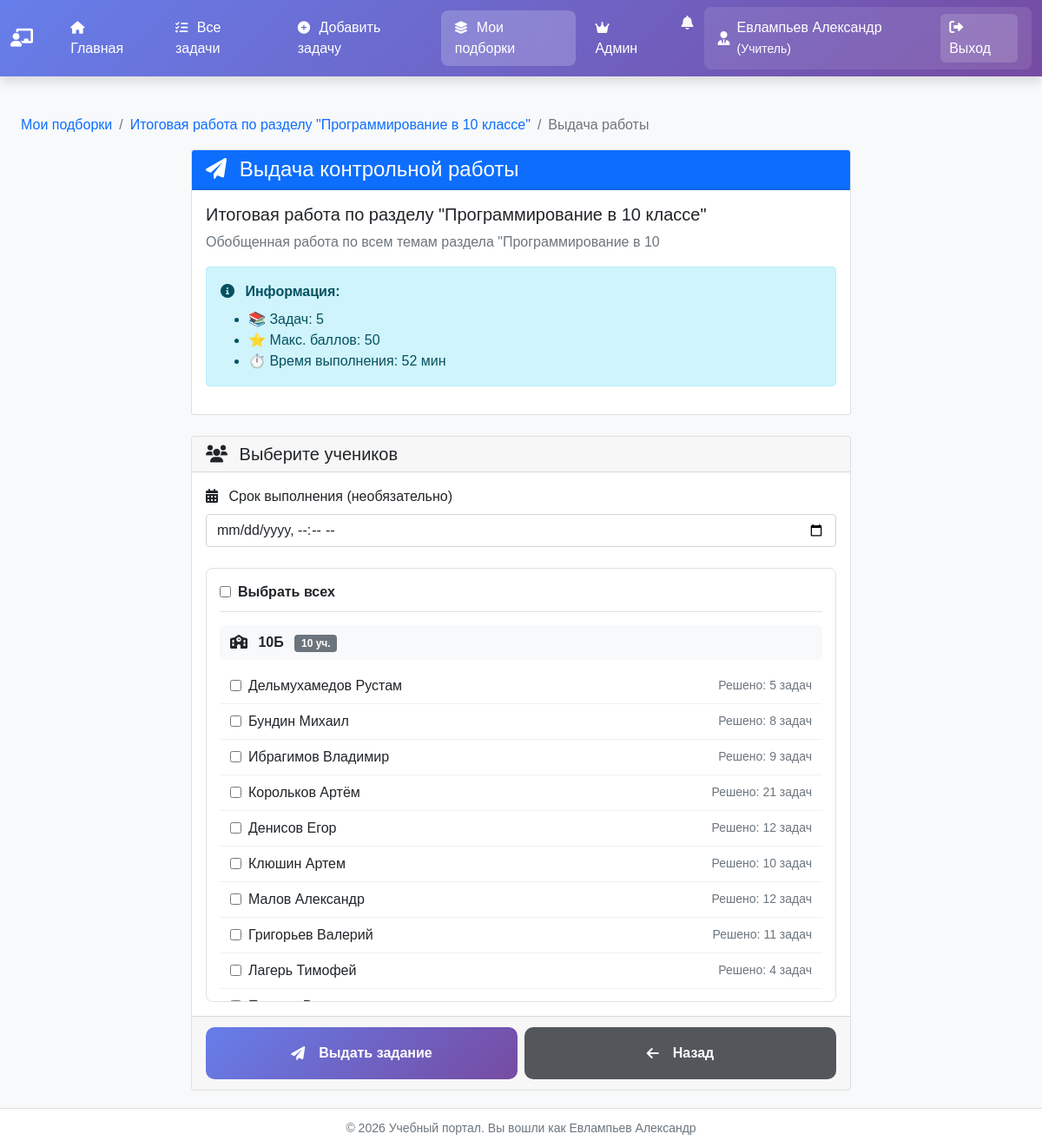
Before: /tasks/collections/13/assign/ (signed in) with the older database file.
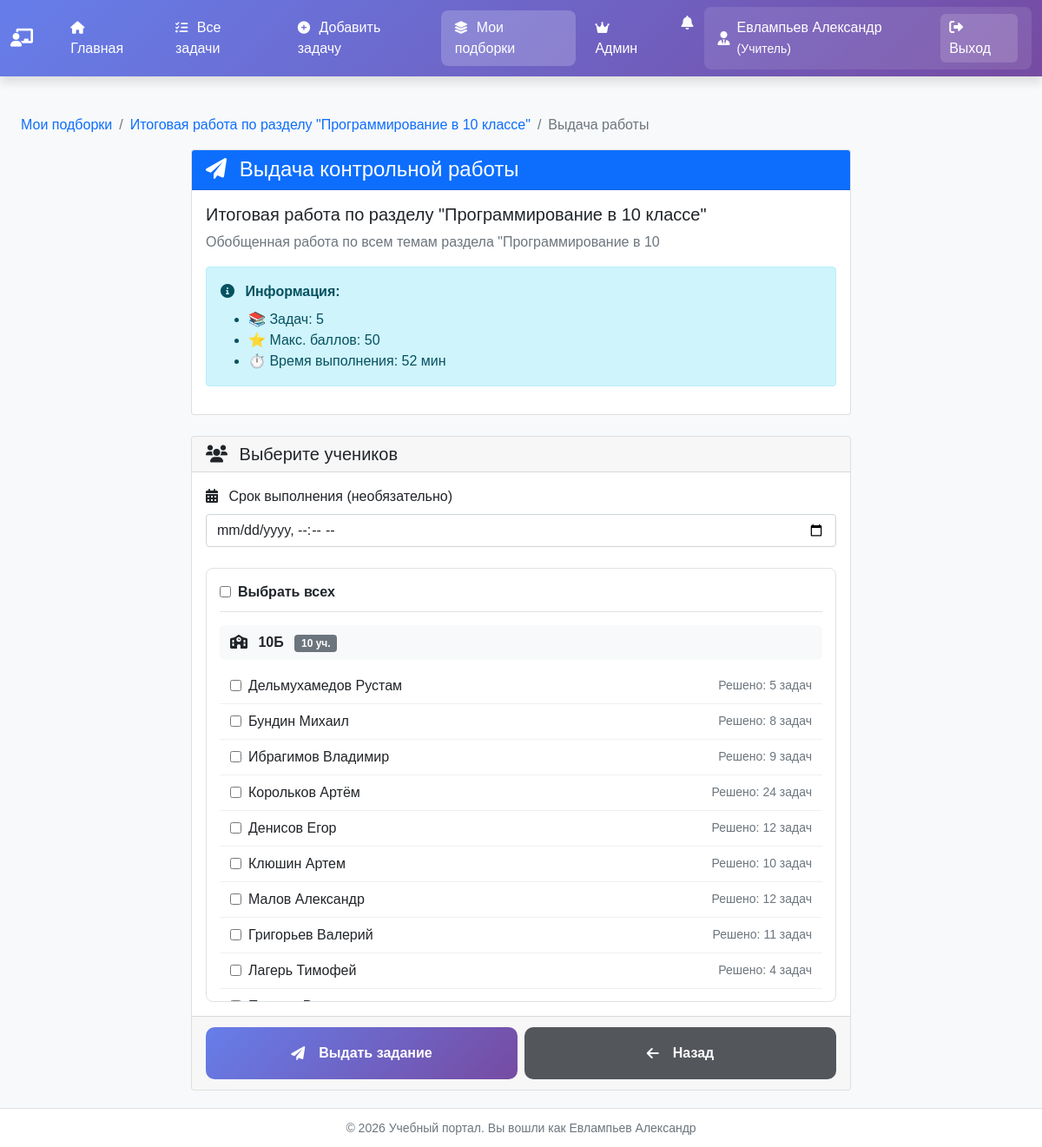
After: the same page with the newer database file.
### users_app/models.py (models this page shows, shortened)
class User(AbstractUser):
    USER_TYPES = (
        ('teacher', 'Учитель'),
        ('student', 'Ученик'),
    )
    user_type = models.CharField(max_length=10, choices=USER_TYPES, default='student')
    middle_name = models.CharField('Отчество', max_length=50, blank=True)
    class Meta:
        verbose_name = 'Пользователь'
        verbose_name_plural = 'Пользователи'

class StudentProfile(models.Model):
    user = models.OneToOneField(get_user_model(), on_delete=models.CASCADE, related_name='student_profile')
    group = models.ForeignKey(Group, on_delete=models.SET_NULL, null=True, related_name='students')
    solved_tasks = models.IntegerField('Решено задач', default=0)
    solved_tasks_list = models.TextField(
        'Список решенных задач',
        default='[]',
        blank=True,
        help_text='JSON-список ID решенных задач (из UploadedProgram.task_id)'
    )
    class Meta:
        verbose_name = 'Профиль ученика'
        verbose_name_plural = 'Профили учеников'

### task_description_app/collections/views.py (the view, shortened to what this page needs)
# urls.py: path('<int:collection_id>/assign/', views.assign_collection, name='assign'),
@login_required
def assign_collection(request, collection_id):
    if request.user.user_type != 'teacher':
        return redirect('student_dashboard')
    collection = get_object_or_404(Collection, id=collection_id, author=request.user)
    students = collection.get_available_students()
    students_by_class = {}
    for student in students:
        class_name = str(student.student_profile.group.school_class) if student.student_profile.group else "Без класса"
        if class_name not in students_by_class:
            students_by_class[class_name] = []
        students_by_class[class_name].append(student)
    context = {
        'collection': collection,
        'students_by_class': students_by_class,
        'title': f'Выдача: {collection.title}',
    }
    return render(request, 'task_description_app/collections/assign_collection.html', context)

### task_description_app/collections/models.py (called while the page is built)
    def get_total_score(self):
        return sum(item.max_score for item in self.collection_items.all())

    def get_available_students(self):
        from django.contrib.auth import get_user_model
        User = get_user_model()
        students = User.objects.filter(user_type='student')
        if self.target_class:
            class_num = ''.join(filter(str.isdigit, self.target_class))
            students = students.filter(
                student_profile__group__school_class__number=class_num
            )
        if self.target_group:
            students = students.filter(student_profile__group__number=self.target_group)
        return students

### users_app/models.py (called while the page is built)
    def __str__(self):
        return f"{self.number}{self.letter}"

### templates/task_description_app/collections/assign_collection.html (shortened to what the changed rows need)
{% extends "base.html" %}
{% load static %}
{% block extra_css %}
    <link rel="stylesheet" href="{% static 'collections/css/collections.css' %}">
{% endblock %}
{% block content %}
    <div class="container mt-4">
        <div class="row">
            <div class="col-md-8 mx-auto">
                <form method="post">
                    <div class="card">
                        <div class="card-body">
                            <div class="students-list">
                                {% for class_name, students in students_by_class.items %}
                                    <div class="class-group">
                                        <div class="class-title">
                                            <i class="fas fa-school me-2"></i>
                                            {{ class_name }}
                                            <span class="badge bg-secondary ms-2">{{ students|length }} уч.</span>
                                        </div>
                                        {% for student in students %}
                                            <div class="student-checkbox">
                                                <input type="checkbox" name="students" value="{{ student.id }}"
                                                       class="student-check me-2" id="student_{{ student.id }}">
                                                <label for="student_{{ student.id }}" class="flex-grow-1 mb-0">
                                                    {{ student.last_name }} {{ student.first_name }}
                                                </label>
                                                {% if student.student_profile.solved_tasks %}
                                                    <small class="text-muted">Решено: {{ student.student_profile.solved_tasks }}
                                                        задач</small>
                                                {% endif %}
                                            </div>
                                        {% endfor %}
                                    </div>
                                {% endfor %}
                            </div>
                        </div>
                    </div>
                </form>
            </div>
        </div>
    </div>
{% endblock %}

Changed rows visible on the page:
changed through a linked row, User "Корольков": student_profile.solved_tasks "21" → "24"
